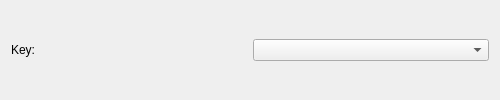
<?xml version="1.0" encoding="UTF-8"?>
<ui version="4.0">
 <class>WidgetCaesarCypher</class>
 <widget class="QWidget" name="WidgetCaesarCypher">
  <property name="geometry">
   <rect>
    <x>0</x>
    <y>0</y>
    <width>500</width>
    <height>100</height>
   </rect>
  </property>
  <property name="minimumSize">
   <size>
    <width>0</width>
    <height>100</height>
   </size>
  </property>
  <property name="maximumSize">
   <size>
    <width>16777215</width>
    <height>100</height>
   </size>
  </property>
  <property name="windowTitle">
   <string>Form</string>
  </property>
  <layout class="QHBoxLayout" name="horizontalLayout">
   <item>
    <widget class="QLabel" name="label">
     <property name="text">
      <string>Key:</string>
     </property>
    </widget>
   </item>
   <item>
    <widget class="QComboBox" name="comboBox"/>
   </item>
  </layout>
 </widget>
 <resources/>
 <connections/>
</ui>
